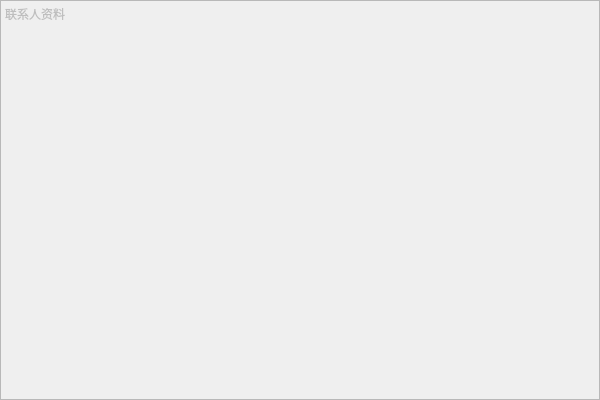
<?xml version="1.0" encoding="UTF-8"?>
<ui version="4.0">
 <class>ContactListClass</class>
 <widget class="QWidget" name="ContactListClass">
  <property name="geometry">
   <rect>
    <x>0</x>
    <y>0</y>
    <width>600</width>
    <height>400</height>
   </rect>
  </property>
  <property name="windowTitle">
   <string>ContactList</string>
  </property>
  <layout class="QGridLayout" name="gridLayout">
   <property name="leftMargin">
    <number>0</number>
   </property>
   <property name="topMargin">
    <number>0</number>
   </property>
   <property name="rightMargin">
    <number>0</number>
   </property>
   <property name="bottomMargin">
    <number>0</number>
   </property>
   <property name="horizontalSpacing">
    <number>0</number>
   </property>
   <item row="0" column="0">
    <layout class="QVBoxLayout" name="verticalLayout">
     <item>
      <widget class="QWidget" name="widget" native="true">
       <layout class="QGridLayout" name="gridLayout_2">
        <property name="leftMargin">
         <number>0</number>
        </property>
        <property name="topMargin">
         <number>0</number>
        </property>
        <property name="rightMargin">
         <number>0</number>
        </property>
        <property name="bottomMargin">
         <number>0</number>
        </property>
        <property name="spacing">
         <number>0</number>
        </property>
        <item row="0" column="0">
         <widget class="QPlainTextEdit" name="plainTextEdit">
          <property name="enabled">
           <bool>false</bool>
          </property>
          <property name="plainText">
           <string>联系人资料</string>
          </property>
         </widget>
        </item>
       </layout>
      </widget>
     </item>
    </layout>
   </item>
  </layout>
 </widget>
 <layoutdefault spacing="6" margin="11"/>
 <resources/>
 <connections/>
</ui>
